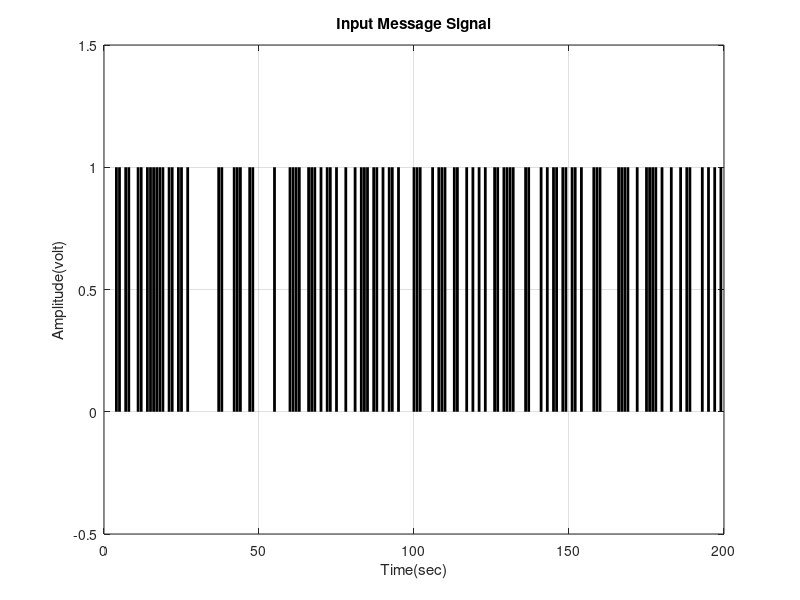

Write the MATLAB code that produced this figure. (Note: this script raises an error after producing the figure.)
clc;
clear;

%% 1) BFSK 
%% Define transmitted signal (BFSK)
fs = 64; %Sampling Frequency
df = 32; %Frequency Separation
Tb=1; %Bit duration = 1 msec
N = 200; %Number of bits
X_input= randi([0, 1],1,N);  %Binary signal  
M = 2;
m = log2(M);
ns=2;  %Number of samples per symbol
X_digit=[]; 
nb=10000;  %Number of points between two symbols (it's used to convert the symbols into continuous digital signal)
for i=1:N
    if X_input(i)==1
       x_temp=ones(1,nb);
    else
        x_temp=zeros(1,nb);
    end
    X_digit=[X_digit x_temp];
end
t_sig = Tb/nb : Tb/nb : N*Tb; %Time vector of continuous digital signal
%Plotting the input message signal
figure();
plot(t_sig,X_digit, 'LineWidth',2,'Color','black'); grid on; xlim([0 Tb*N]); ylim([-0.5 1.5]);
xlabel('Time(sec)'); ylabel('Amplitude(volt)'); title('Input Message Signal');

%% BFSK Modulation (BFSK)
BFSKMOD = fskmod(X_input, M, df, ns, fs); %BFSK Modulation

%% Constellation Diagram (BFSK)
scatterplot(BFSKMOD); grid on; 
title('Constellation Diagram of Transmitted BFSK Symbols');

%% Noise in the Communication Channel (BFSK)
SNR = 15+10*log10(m);
Y = awgn(BFSKMOD, SNR, 'measured');  %Adds white Gaussian noise to the Modulated signal

%% Plotting the Noisy Signal
scatterplot(Y); grid on; 
title('Constellation Diagram of Received Noisy BFSK Symbols');

%% BFSK Demodulation (BFSK)
X_demod=fskdemod(Y, M, df, ns, fs); %Demodulation 

%Convert the symbols into continuous digital signal
X_dem_sig = [];
for i=1:length(X_demod)
    if X_demod(i)==1
       x_temp_dem=ones(1,nb);
    else
        x_temp_dem=zeros(1,nb);
    end
    X_dem_sig=[X_dem_sig x_temp_dem];
end
t_sig_dem = Tb/nb : Tb/nb : length(X_demod)*Tb; %Time vector of continuous digital signal
figure();
plot(t_sig_dem,X_dem_sig, 'LineWidth',2,'Color','blue'); grid on; xlim([0 Tb*length(X_demod)]); ylim([-0.5 1.5]);
xlabel('Time(sec)'); ylabel('Amplitude(volt)'); title('BPSK Demodulated Signal');

%% PSD
power_Spec = spectrum.welch;
PSD_BFSK=psd(power_Spec,BFSKMOD); 
figure(); plot(PSD_BFSK); title('PSD of the Transmitted BFSK Signal'); grid on; 

%% Theoretical BER (BFSK)
EbNo=15;
BER_Theo=zeros(1,EbNo/0.1);
j=1;
for i=0:0.1:EbNo 
    BER_Theo(j)=0.25*erfc(sqrt(i/2));
    j=j+1;
end
Eb_No=0:0.1:15;
figure(); plot(Eb_No,BER_Theo); grid on; 
ylabel('BER'); xlabel('Eb/N0 (dB)'); title('Theoretical BER for BFSK');

%% Measured BER (BFSK)
k=1;
l=500;
BER_Measured = zeros(1,EbNo/0.1);
for i=0:0.1:EbNo
    rand_bits = randi([0 1],l,1);
    BFSKmodul=fskmod(rand_bits, M, df, ns, fs);
    yy=awgn(BFSKmodul,i+10*log10(m),'measured');
    demod=fskdemod(yy,M,df,ns,fs);
    [ou ,e_ratio]=biterr(demod,rand_bits);
    BER_Measured(k)=e_ratio;
    k=k+1;
end
figure(); plot(Eb_No,BER_Measured); grid on; 
ylabel('BER'); xlabel('Eb/N0 (dB)'); title('Measured BER for BFSK');



%% %%%%%%%%%%%%%%%%%%%%%%%%%%%%%%%%%%%%%%%%%%%%%%%%%%%%%%%%%%%%%%%%%%%%%%%%%%%


%% 1) 16-QAM 
%% Define transmitted signal (16-QAM)
Tb=1; %Bit duration = 1 msec
N = 2000; %Number of bits
X_input= randi([0, 1],1,N);  %Binary signal  
M = 16;
m = log2(M);
X_digit=[]; 
nb=10000;  %Number of points between two symbols (it's used to convert the symbols into continuous digital signal)


%% 16-QAM Modulation (QAM)
k = N/m;
QAM_Sig=reshape(X_input, k, m); %Dividing the bits into signals each of which with 4 bits.
QAM_Sig_dec = bi2de(QAM_Sig); %converting the binary values into decimal numbers.
QAM_ModSig = qammod(QAM_Sig_dec,M); %16-QAM Modulation and Gray Coding

%% Constellation Diagram (QAM)
scatterplot(QAM_ModSig); grid on; 
title('Constellation Diagram of Transmitted 16-QAM Symbols')
text(real(QAM_ModSig)+0.1, imag(QAM_ModSig), dec2bin(QAM_Sig_dec))

%% Noise in the Communication Channel (BFSK)
SNR = 10+10*log10(m);
Y = awgn(QAM_ModSig, SNR, 'measured');

%% Plotting the Noisy Signal
scatterplot(Y); grid on; 
title('Constellation Diagram of Received Noisy 16-QAM Symbols');

%% BFSK Demodulation (QAM)
X_demod_De=qamdemod(Y, M); %QAM Demodualtion
X_demod_Bi = de2bi(X_demod_De, m); %Converting the recieved decimal values to binary symbols
X_demod = reshape(X_demod_Bi, N, 1); %Reshaping the symbols in a single row vector

%Convert the symbols into continuous digital signal


%% PSD
power_Spec = spectrum.welch;
PSD_QAM = psd(power_Spec, QAM_ModSig); 
figure(); plot(PSD_QAM); title('PSD of the Transmitted Baseband 16-QAM Signal'); grid on; 

%% Theoretical BER (QAM)
EbNo=20;
BER_Theo=zeros(1,EbNo/0.1);
j=1;
k = 1/sqrt(M);
for i=0:0.1:EbNo 
    BER_Theo(j)=0.2*(1-k)*erfc(sqrt(i));
    j=j+1;
end
Eb_No=0:0.1:20;
figure(); plot(Eb_No,BER_Theo); grid on; 
ylabel('BER'); xlabel('Eb/N0 (dB)'); title('Theoretical BER for 16-QAM');


%% Measured BER (QAM)
k=1;
l = 5000;
o = l/m;
BER_Measured = zeros(1,EbNo/0.1);
for i=0:0.1:EbNo
    rand_bits = randi([0 1],l,1);
    randSeq=reshape(rand_bits, o, m);
    randDec = bi2de(randSeq);
    QAMMMod=qammod(randDec, M);
    YY=awgn(QAMMMod,i+10*log10(m),'measured');
    yy_o = qamdemod(YY,M);
    OUT=de2bi(yy_o, m);
    OUT=reshape(OUT, l, 1);
    [er,ratio]=biterr(OUT, rand_bits);
    BER_Measured(k)=ratio;
    k=k+1;
end
figure(); plot(Eb_No,BER_Measured); grid on; 
ylabel('BER'); xlabel('Eb/N0 (dB)'); title('Measured BER for QAM');



%% Comment:
disp("The Graphs show that the BER for QAM is less than the BER for BFSK while the BER for both of them decreases with the increase of SNR. ");
disp("This is applied for both the theoritical and measured BERs. This also agrees with what we obtained theoritically in the lecutres. ");


%% Comparison between BPSK , QPSK, BFSK, QAM

%Theoretical BER (BFSK)
EbNo=5;
BER_Theo=zeros(1,EbNo/0.1);
j=1;
for i=0:0.01:EbNo 
    BER_Theo(j)=0.25*erfc(sqrt(i/2));
    j=j+1;
end
Eb_No=0:0.01:5;
figure(); subplot(4,1, 1); plot(Eb_No,BER_Theo); grid on; 
ylabel('BER'); xlabel('Eb/N0 (dB)'); title('Theoretical BER for BFSK');


% Theoretical BER (QAM)
EbNo=5;
BER_Theo=zeros(1,EbNo/0.1);
j=1;
k = 1/sqrt(16);
for i=0:0.01:EbNo 
    BER_Theo(j)=2*(1-k)*erfc(sqrt(i));
    j=j+1;
end
Eb_No=0:0.01:5;
subplot(4,1, 2); plot(Eb_No,BER_Theo); grid on; 
ylabel('BER'); xlabel('Eb/N0 (dB)'); title('Theoretical BER for 16-QAM');


%Theoretical BER (BPSK)
EbNo=5;
BER_Theo=zeros(1,EbNo/0.1);
j=1;
for i=0:0.01:EbNo 
    BER_Theo(j)=0.25*erfc(sqrt(i));
    j=j+1;
end
Eb_No=0:0.01:5;
subplot(4,1, 3); plot(Eb_No,BER_Theo); grid on; 
ylabel('BER'); xlabel('Eb/N0 (dB)'); title('Theoretical BER for BPSK');


%Theoretical BER (QPSK)
EbNo=5;
BER_Theo=zeros(1,EbNo/0.1);
j=1;
for i=0:0.01:EbNo 
    BER_Theo(j)=0.5*erfc(sqrt(i));
    j=j+1;
end
Eb_No=0:0.01:5;
subplot(4,1, 4); plot(Eb_No,BER_Theo); grid on; 
ylabel('BER'); xlabel('Eb/N0 (dB)'); title('Theoretical BER for QPSK');

%% Comment
disp("The Graphs show that the BER for QAM is the most, then BER of QPSK, then BFSK, then BPSK");
